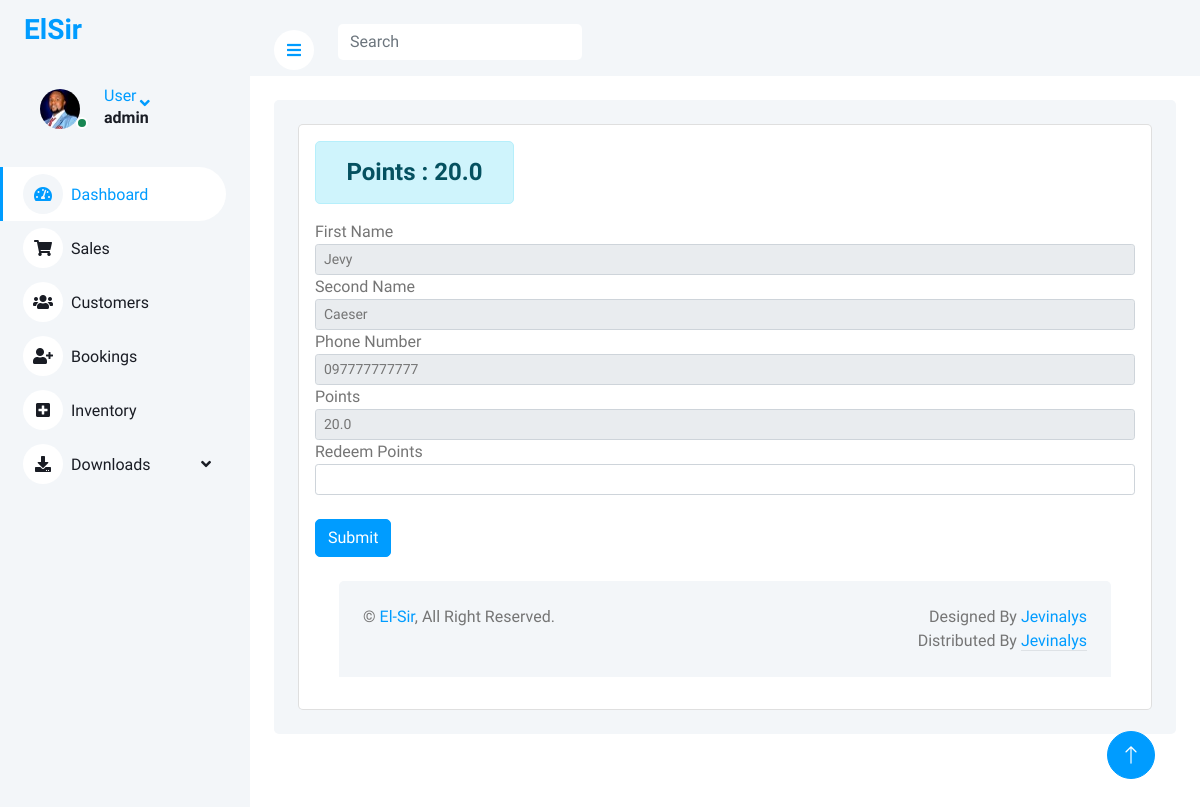
The page /redeemPoints/6 (signed in) on the database its author committed.
### elsiruser/models.py (models this page shows, shortened)
class Customer(models.Model):
    first_name = models.CharField(max_length=255)
    second_name = models.CharField(max_length=255)
    phone = models.CharField(max_length=12)
    email_address =models.EmailField(null=True,blank=True)
    debt = models.IntegerField(null=True, blank=True,default=0)
    loyalty_points = models.FloatField(null=True, blank=True,default=0)

### elsiruser/views.py (the view, shortened to what this page needs)
# urls.py: path('redeemPoints/<str:pk>',views.redeemPoints, name="redeemPoints"),
@login_required(login_url='login')
def redeemPoints(request,pk):
    customer = Customer.objects.get(id=pk)
    form = CustomerForm(initial = {'first_name':customer.first_name,'second_name':customer.second_name,'phone':customer.phone,'debt':customer.debt})
    context = {
        'customer':customer,
        'form':form,
        'values': request.POST
    }
    return render(request,'redeemPoints.html',context)

### elsiruser/forms.py
class CustomerForm(ModelForm):
    class Meta:
        model = Customer
        fields = ['first_name','second_name','phone','email_address']
        widgets = {
            'first_name': forms.TextInput(attrs={'class':'form-control', 'id':'fnameid'}),
            'second_name': forms.TextInput(attrs={'class':'form-control', 'id':'snameid'}),
            'phone': forms.TextInput(attrs={'class':'form-control', 'id':'phoneid'}),
            'email_address': forms.EmailInput(attrs={'class':'form-control', 'id':'mailid'})
        }

### elsiruser/templates/redeemPoints.html (shortened to what this page needs)
{% extends 'base.html' %}
{% load static %}
{% block content %}
{%include 'sidebar.html' %}
<div class="content">
  <nav class="navbar navbar-expand bg-light navbar-light sticky-top px-4 py-0">
    <a href="#" class="sidebar-toggler flex-shrink-0">
      <i class="fa fa-bars"></i>
    </a>
    <form class="d-none d-md-flex ms-4">
      <input class="form-control border-0" type="search" placeholder="Search">
    </form>
  </nav>
  <div class="container-fluid pt-4 px-4">
    <div class="bg-light text-left rounded p-4">
      <div class="card">
        <div class="card-body">
          <div class="row g-2">
            <div class="col-sm-4 col-xl-3">
              <div>
                  <h4 class="text-center alert alert-info ">Points : {{customer.loyalty_points}}</h4>
              </div>
            </div>
          </div>
          <form action="{% url 'redeemPoints' customer.id %}" method="post">
            <div class="form-group">
              <label for="">First Name</label>
              <input type="text" class="form-control form-control-sm" name="FirstName" value="{{customer.first_name}}" readonly/>
            <div>
            <div class="form-group">
              <label for="">Second Name</label>
              <input type="text" class="form-control form-control-sm" name="SecondName" value="{{customer.second_name}}" readonly/>
            <div>
              <div class="form-group">
                <label for="">Phone Number</label>
                <input type="text" class="form-control form-control-sm" name="Phone" value="{{customer.phone}}" readonly />
                <div class="form-group">
                  <label for="serviceprice">Points</label>
                  <input type="number" value="{{customer.loyalty_points}}" class="form-control form-control-sm" id="serviceprice" name="Debt" readonly />
                </div>
                  <div class="form-group">
                    <label for="">Redeem Points</label>
                    <input type="text" class="form-control form-control-sm" name="redeempoints" value="{{values.redeempoints}}" />
                  </div>
                  <br>
                  <input type="submit" value="Submit" class="btn btn-primary btn-primary-sm" />
          </form>
        </div>
      </div>
    </div>
    {% endblock %}

### elsiruser/templates/sidebar.html (shortened to what this page needs)
{% load static %}
<div class="sidebar pe-4 pb-3">
    <nav class="navbar bg-light navbar-light">
        <a href="dashboard.html" class="navbar-brand mx-4 mb-3">
            <h3 class="text-primary"></i>ElSir</h3>
        </a>
        {% if user.is_authenticated %}
            <div class="nav-item dropdown">
                <a href="#" class="nav-link dropdown-toggle" data-bs-toggle="dropdown">
                    <div class="d-flex align-items-center ms-4 mb-4">
                        <div class="position-relative">
                            <img class="rounded-circle me-lg-2" src="{% static 'elsiruser/img/user1.jpg' %}" alt="" style="width: 40px; height: 40px;">
                            <div class="bg-success rounded-circle border border-2 border-white position-absolute end-0 bottom-0 p-1"></div>
                        </div>
                        <div class="ms-3">
                            <span class="d-none d-lg-inline-flex">User</span>
                            <h6>{{user.username}}</h6>
                        </div>
                    </div>
                </a>
            </div>
        {% else %}
            <a href="{%url 'login' %}" class="dropdown-item">LogIn</a>
        {% endif %}
        <div class="navbar-nav w-100">
            <a href="{% url 'dashboard' %}" class="nav-item nav-link active"><i class="fa fa-tachometer-alt me-2"></i>Dashboard</a>
            <a href="{% url 'sales' %}" class="nav-item nav-link"><i class="fa fa-shopping-cart me-2"></i>Sales</a>
            <a href="{% url 'customers' %}" class="nav-item nav-link"><i class="fa fa-users me-2"></i>Customers</a>
            <a href="{% url 'bookings' %}" class="nav-item nav-link"><i class="fa fa-user-plus me-2"></i>Bookings</a>
            <a href="{% url 'Inventory' %}" class="nav-item nav-link"><i class="fa fa-plus-square me-2"></i>Inventory</a>
            <div class="nav-item dropdown">
                <a href="#" class="nav-link dropdown-toggle" data-bs-toggle="dropdown"><i class="fa fa-download me-2"></i>Downloads</a>
            </div>
        </div>
    </nav>
</div>

### static/elsiruser/css/style.css (style rules this page uses)
:root { --primary: #009CFF; --light: #F3F6F9; --dark: #191C24; }
.btn { transition: .5s; }
.btn.btn-primary { color: #FFFFFF; }
.sidebar { position: fixed; top: 0; left: 0; bottom: 0; width: 250px; height: 100vh; overflow-y: auto; background: var(--light); transition: 0.5s; z-index: 999; }
.content { margin-left: 250px; min-height: 100vh; background: #FFFFFF; transition: 0.5s; }
@media (min-width: 992px) { .sidebar { margin-left: 0; } }
@media (min-width: 992px) { .content { width: calc(100% - 250px); } }
.sidebar .navbar .navbar-nav .nav-link { padding: 7px 20px; color: var(--dark); font-weight: 500; border-left: 3px solid var(--light); border-radius: 0 30px 30px 0; outline: none; }
.sidebar .navbar .navbar-nav .nav-link:hover, .sidebar .navbar .navbar-nav .nav-link.active { color: var(--primary); background: #FFFFFF; border-color: var(--primary); }
.sidebar .navbar .navbar-nav .nav-link i { width: 40px; height: 40px; display: inline-flex; align-items: center; justify-content: center; background: #FFFFFF; border-radius: 40px; }
.sidebar .navbar .navbar-nav .nav-link:hover i, .sidebar .navbar .navbar-nav .nav-link.active i { background: var(--light); }
.sidebar .navbar .dropdown-toggle::after { position: absolute; top: 15px; right: 15px; border: none; content: "\f107"; font-family: "Font Awesome 5 Free"; font-weight: 900; transition: .5s; }
.content .navbar .sidebar-toggler, .content .navbar .navbar-nav .nav-link i { width: 40px; height: 40px; display: inline-flex; align-items: center; justify-content: center; background: #FFFFFF; border-radius: 40px; }

### rows shown on the page
Customer: loyalty_points "20.0", FirstName "Jevy", SecondName "Caeser", Phone "097777777777", Debt "20.0"

### other values the page prints
{{ user.username }} "admin"
